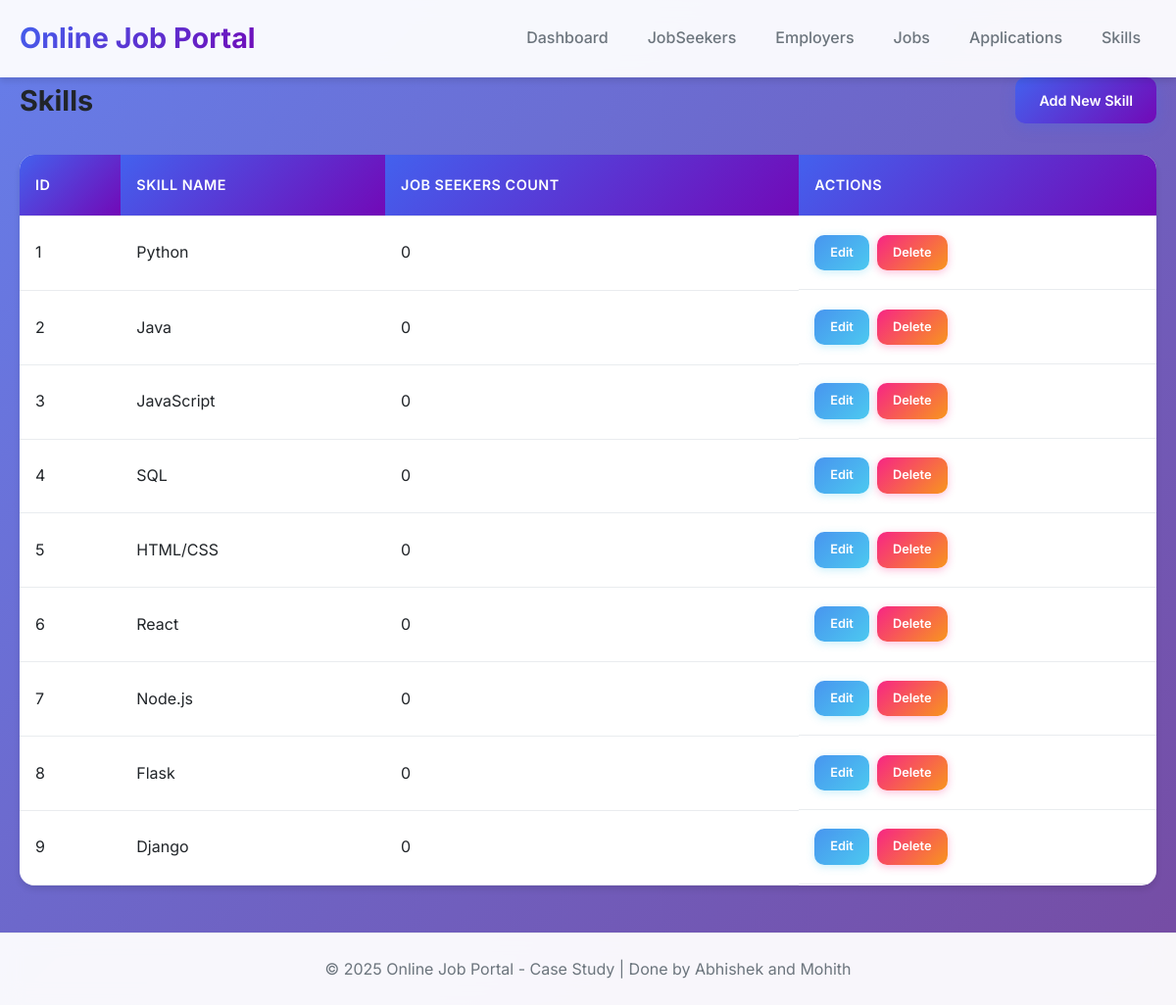
/skills, run on the app's committed database.
### app.py (models this page shows)
class Skill(db.Model):
    __tablename__ = 'skill'
    id = db.Column(db.Integer, primary_key=True)
    skill_name = db.Column(db.String(100), nullable=False, unique=True)
    seekers = db.relationship("JobSeekerSkill", backref="skill", lazy=True, cascade="all, delete-orphan")

### app.py (the view)
@app.route("/skills")
def skill_list():
    skills = Skill.query.all()
    return render_template("skill_list.html", skills=skills)

### templates/skill_list.html
{% extends "base.html" %}
{% block content %}
<div class="header-actions">
    <h2>Skills</h2>
    <a href="{{ url_for('add_skill') }}" class="btn btn-primary">Add New Skill</a>
</div>
<table>
    <thead>
        <tr>
            <th>ID</th>
            <th>Skill Name</th>
            <th>Job Seekers Count</th>
            <th>Actions</th>
        </tr>
    </thead>
    <tbody>
        {% for skill in skills %}
        <tr>
            <td>{{ skill.id }}</td>
            <td>{{ skill.skill_name }}</td>
            <td>{{ skill.seekers|length }}</td>
            <td class="actions">
                <a href="{{ url_for('edit_skill', id=skill.id) }}" class="btn btn-edit">Edit</a>
                <a href="{{ url_for('delete_skill', id=skill.id) }}" class="btn btn-delete"
                   onclick="return confirm('Delete this skill?')">Delete</a>
            </td>
        </tr>
        {% endfor %}
    </tbody>
</table>
{% endblock %}

### templates/base.html (shortened to what this page needs)
<!DOCTYPE html>
<html lang="en">
  <head>
    <link
      rel="stylesheet"
      href="{{ url_for('static', filename='style.css') }}"
    />
    <link
      rel="stylesheet"
      href="{{ url_for('static', filename='style.css') }}"
    />
  </head>
  <body>
    <header>
      <div class="container">
        <h1>Online Job Portal</h1>
        <nav>
          <a href="{{ url_for('index') }}">Dashboard</a>
          <a href="{{ url_for('jobseeker_list') }}">JobSeekers</a>
          <a href="{{ url_for('employer_list') }}">Employers</a>
          <a href="{{ url_for('job_list') }}">Jobs</a>
          <a href="{{ url_for('application_list') }}">Applications</a>
          <a href="{{ url_for('skill_list') }}">Skills</a>
        </nav>
      </div>
    </header>
    <main class="container">
       {% block content %}{% endblock %}
    </main>
    <footer>
      <div class="container">
        <p>
          &copy; 2025 Online Job Portal - Case Study | Done by Abhishek and
          Mohith
        </p>
      </div>
    </footer>
  </body>
</html>

### static/style.css (style rules this page uses)
* { margin: 0; padding: 0; box-sizing: border-box; }
:root { --primary: #4361ee; --primary-dark: #3a56d4; --secondary: #7209b7; --success: #4cc9f0; --danger: #f72585; --warning: #f8961e; --info: #4895ef; --light: #f8f9fa; --dark: #212529; --white: #ffffff; --gray: #6c757d; --border: #e9ecef; --shadow: 0 4px 6px rgba(0, 0, 0, 0.1); --shadow-lg: 0 10px 25px rgba(0, 0, 0, 0.15); }
body { font-family: 'Inter', 'Segoe UI', Tahoma, Geneva, Verdana, sans-serif; line-height: 1.6; color: var(--dark); background: linear-gradient(135deg, #667eea 0%, #764ba2 100%); min-height: 100vh; }
.container { max-width: 1200px; margin: 0 auto; padding: 0 20px; }
header { background: rgba(255, 255, 255, 0.95); backdrop-filter: blur(10px); border-bottom: 1px solid rgba(255, 255, 255, 0.2); box-shadow: var(--shadow); position: sticky; top: 0; z-index: 1000; }
header .container { display: flex; justify-content: space-between; align-items: center; padding: 1rem 20px; }
header h1 { background: linear-gradient(135deg, var(--primary), var(--secondary)); -webkit-background-clip: text; -webkit-text-fill-color: transparent; background-clip: text; font-size: 1.8rem; font-weight: 700; }
nav { display: flex; gap: 0.5rem; }
nav a { color: var(--gray); text-decoration: none; padding: 0.5rem 1rem; border-radius: 8px; font-weight: 500; transition: all 0.3s ease; position: relative; }
nav a::after { content: ''; position: absolute; bottom: 0; left: 50%; width: 0; height: 2px; background: var(--primary); transition: all 0.3s ease; transform: translateX(-50%); }
main { padding: 2rem 0; }
.btn { display: inline-flex; align-items: center; justify-content: center; padding: 0.75rem 1.5rem; border: none; border-radius: 10px; text-decoration: none; font-size: 0.9rem; font-weight: 600; cursor: pointer; transition: all 0.3s ease; text-align: center; gap: 0.5rem; }
.btn-primary { background: linear-gradient(135deg, var(--primary), var(--secondary)); color: var(--white); box-shadow: 0 4px 15px rgba(67, 97, 238, 0.3); }
.btn-edit { background: linear-gradient(135deg, var(--info), var(--success)); color: var(--white); padding: 0.5rem 1rem; font-size: 0.8rem; box-shadow: 0 2px 8px rgba(76, 201, 240, 0.3); }
.btn-delete { background: linear-gradient(135deg, var(--danger), var(--warning)); color: var(--white); padding: 0.5rem 1rem; font-size: 0.8rem; box-shadow: 0 2px 8px rgba(247, 37, 133, 0.3); }
table { width: 100%; background: var(--white); border-radius: 15px; overflow: hidden; box-shadow: var(--shadow); margin-top: 1rem; border-collapse: collapse; }
th, td { padding: 1.2rem 1rem; text-align: left; border-bottom: 1px solid var(--border); }
th { background: linear-gradient(135deg, var(--primary), var(--secondary)); color: var(--white); font-weight: 600; font-size: 0.9rem; text-transform: uppercase; letter-spacing: 0.5px; }
.header-actions { display: flex; justify-content: space-between; align-items: center; margin-bottom: 2rem; flex-wrap: wrap; gap: 1rem; }
.header-actions h2 { color: var(--dark); margin: 0; font-size: 1.8rem; font-weight: 700; }
.actions { display: flex; gap: 0.5rem; flex-wrap: wrap; }
footer { background: rgba(255, 255, 255, 0.95); backdrop-filter: blur(10px); color: var(--gray); text-align: center; padding: 1.5rem 0; margin-top: 3rem; border-top: 1px solid var(--border); }

### data on the page
Skill: id "1", skill_name "Python", seekers|length "0"
Skill: id "2", skill_name "Java", seekers|length "0"
Skill: id "3", skill_name "JavaScript", seekers|length "0"
Skill: id "4", skill_name "SQL", seekers|length "0"
Skill: id "5", skill_name "HTML/CSS", seekers|length "0"
Skill: id "6", skill_name "React", seekers|length "0"
Skill: id "7", skill_name "Node.js", seekers|length "0"
Skill: id "8", skill_name "Flask", seekers|length "0"
Skill: id "9", skill_name "Django", seekers|length "0"
